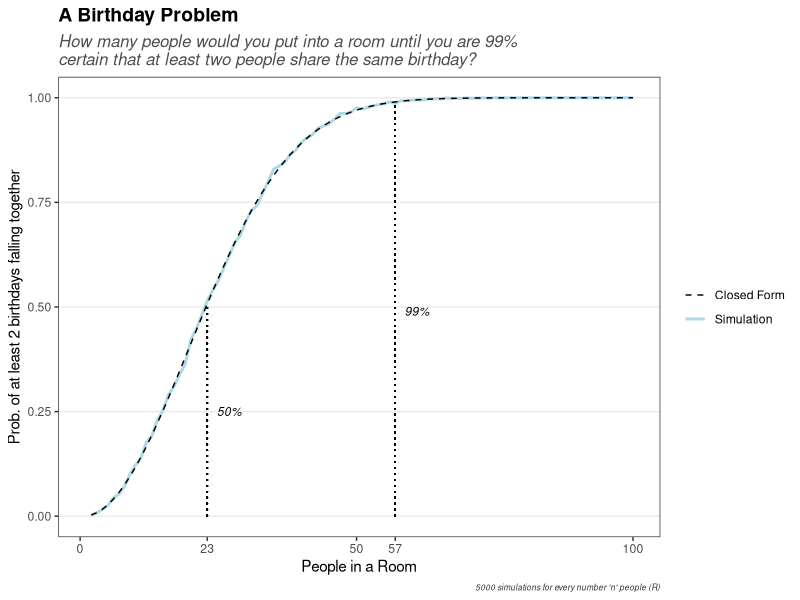

R code for this plot:
## ---- chunk 1
knitr::opts_chunk$set(echo = TRUE)
## ---- chunk 2
# packages
library(tidyverse)
library(magrittr)
library(ggplot2)
## ---- chunk 3
# params
simulations = 5000
players = c(2:100)
resmat = matrix(ncol = 3, nrow = length(players))
resmat[,1] = players
resmat[1,3] = 365/365 * 364/365

for (i in 2:length(players)){
  resmat[i,3] = resmat[i-1,3] * (365-i)/365
}
resmat[,3] = 1 - resmat[,3]

#simulation
for (v in players){

  valmat <- matrix(ncol = simulations, nrow = v)
  occvec <- vector(mode = "logical", length = simulations)
  
  for (i in 1:simulations){
    
    valmat[,i] = sample(x = 1:365, size = v, replace = TRUE)
    occvec[i] = sum(duplicated(valmat[,i])) > 0 # using TIDYVERSE PACKAGE
    
  }
  
  resmat[v-1,2] = sum(occvec)/simulations
}

#convert to data frame for ggplot
resmat <- resmat %>% as.data.frame()

#confidence levels
fifty_percent_confidence = min(which(resmat$V3 > 0.5) + 1)
ninetynine_percent_confidence = min(which(resmat$V3 > 0.99) + 1)
## ---- chunk 4
png(paste("Birthday Problem.png"), units="cm", width=16, height=10, res=300)

ggplot(resmat, aes(x = V1)) +
  geom_line(aes(y = V2, colour = "Simulation"), lty = "solid", size = 1) +
  geom_line(aes(y = V3, colour = "Closed Form"), lty = "dashed", size = 0.5) +
  labs(title = "A Birthday Problem",
       subtitle = "How many people would you put into a room until you are 99% \ncertain that at least two people share the same birthday? ",
       caption = paste(simulations, "simulations for every number 'n' people (R)")) +
  guides(linetype = "none") + #removes linetype legend
  labs(x = "People in a Room",
       y = "Prob. of at least 2 birthdays falling together",
       colour = NULL) +
  scale_colour_manual(values = c("black", "lightblue")) +
  scale_x_continuous(limits = c(1, 100), breaks = c(seq(0, 100, by=50), 23, 57)) +
  geom_segment(aes(x = fifty_percent_confidence,
                   y = 0,
                   xend = fifty_percent_confidence,
                   yend = resmat[fifty_percent_confidence-1,3]),
               lty = 3, colour = "black") +
  geom_segment(aes(x = ninetynine_percent_confidence,
                   y = 0,
                   xend = ninetynine_percent_confidence,
                   yend = resmat[ninetynine_percent_confidence-1,3]),
               lty = 3, colour = "black") +
  annotate(geom = "text", size = 3, x = 27, y = 0.25,
           label = "50%", fontface = "italic") +
  annotate(geom = "text", size = 3, x = 61, y = 0.49,
           label = "99%", fontface = "italic") +
  theme_bw() +
  theme(text=element_text(size = 11, color = "black"),
        panel.grid.major.x = element_blank(),
        panel.grid.minor.x = element_blank(),
        panel.grid.minor.y = element_blank(),
        plot.title=element_text(size=14, face = "bold", color="black"),
        plot.subtitle=element_text(size=12, face="italic", color="grey30"),
        plot.caption=element_text(size=6, face="italic", color="grey20"))

dev.off()
